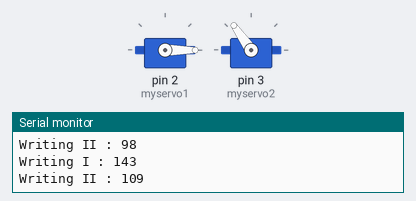
A sketch run on a simulated Arduino Uno, built with avr-gcc and run on an emulated ATmega328P. On the bench: 2 × servo, the last lines printed to the serial monitor. Random numbers use the default seed unless the sketch sets one.

Above: at 0.16 s.
At 9.94 s:
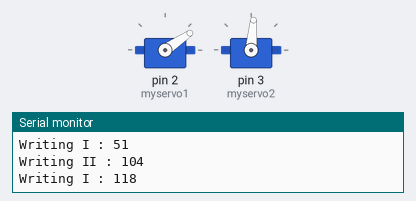
At 19.69 s:
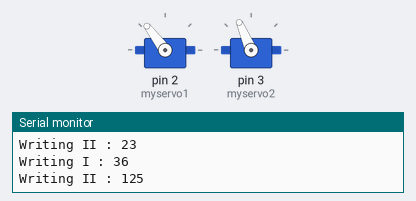
At 38.95 s:
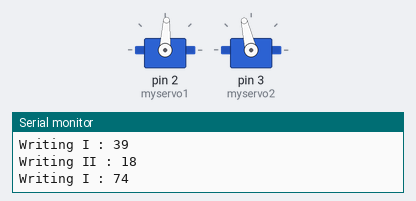
Timing chart, 0 to 40.0 s (numbered marks = the images above):
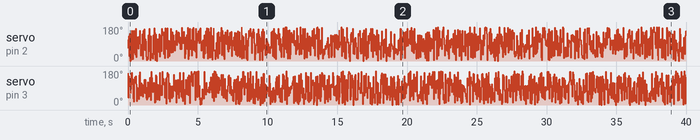

The sketch:

test.ino
```cpp
#include <Servo.h>


Servo myservo1;  // create servo object to control a servo
Servo myservo2;
//int potpin = 0;  // analog pin used to connect the potentiometer
//int val;    // variable to read the value from the analog pin

void setup() {
  myservo1.attach(2);  // attaches the servo on pin 9 to the servo object
  myservo2.attach(3);
  Serial.begin(9600);
}

void loop() {
//  val = analogRead(potpin);            // reads the value of the potentiometer (value between 0 and 1023)
//  val = map(val, 0, 1023, 0, 180);     // scale it to use it with the servo (value between 0 and 180)
  int val = random(0, 180);
  Serial.print("Writing I : ");Serial.println(val);
  myservo1.write(val);                  // sets the servo position according to the scaled value
  val = random(0, 180);
  Serial.print("Writing II : ");Serial.println(val);
  myservo2.write(val);                  // sets the servo position according to the scaled value

  delay(15);                           // waits for the servo to get there
}
```
